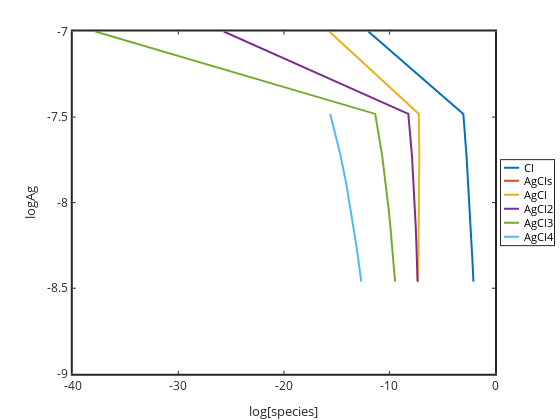

The code cell stored with this chart in its notebook:
### Code cell
h=plot(log10(Cl),log10(Ag),log10(AgCls),log10(Ag),log10(AgCl),log10(Ag),log10(AgCl2),log10(Ag),log10(AgCl3),log10(Ag),log10(AgCl4),log10(Ag));
%h=plot(log10(Cl),log10(Ag));
set(h,'linewidth',2);
set(gca,'linewidth',2,'fontsize',12);
xlabel('log[species]'); ylabel('logAg');
%xlabel('logCl'); ylabel('logAg');
legend('Cl','AgCls','AgCl','AgCl2','AgCl3','AgCl4','location','eastoutside')
%axis([-14 -1 -9 -7])
%exportforplot=[...
%log10(Ag)' log10(Cl)' log10(AgCls)' log10(AgCl)' log10(AgCl2)' log10(AgCl3)' log10(AgCl4)'
%]

end

### Figure 1 — Plotly figure (JSON) as saved in the notebook; plotly's stock layout.template omitted (floating-point values rounded to 4 significant figures)
{"data": [{"line": {"color": "rgb(0,113,188)", "dash": "solid", "width": 2}, "marker": {"color": "rgb(0,113,188)", "line": {"color": "rgb(0,113,188)"}, "size": 6, "symbol": "none"}, "mode": "lines", "name": "Cl", "showlegend": true, "type": "scatter", "visibility": true, "x": [-12.0, -3.0, -2.699, -2.523, -2.398, -2.301, -2.222, -2.155, -2.097, -2.046], "xaxis": "x", "y": [-7.0, -7.482, -7.725, -7.896, -8.029, -8.14, -8.235, -8.319, -8.394, -8.462], "yaxis": "y"}, {"line": {"color": "rgb(216,82,24)", "dash": "solid", "width": 2}, "marker": {"color": "rgb(216,82,24)", "line": {"color": "rgb(216,82,24)"}, "size": 6, "symbol": "none"}, "mode": "lines", "name": "AgCls", "showlegend": true, "type": "scatter", "visibility": true, "x": [null, null, null, null, null, null, null, null, null, null], "xaxis": "x", "y": [-7.0, -7.482, -7.725, -7.896, -8.029, -8.14, -8.235, -8.319, -8.394, -8.462], "yaxis": "y"}, {"line": {"color": "rgb(236,176,31)", "dash": "solid", "width": 2}, "marker": {"color": "rgb(236,176,31)", "line": {"color": "rgb(236,176,31)"}, "size": 6, "symbol": "none"}, "mode": "lines", "name": "AgCl", "showlegend": true, "type": "scatter", "visibility": true, "x": [-15.7, -7.216, -7.17, -7.174, -7.19, -7.21, -7.232, -7.254, -7.276, -7.297], "xaxis": "x", "y": [-7.0, -7.482, -7.725, -7.896, -8.029, -8.14, -8.235, -8.319, -8.394, -8.462], "yaxis": "y"}, {"line": {"color": "rgb(125,46,141)", "dash": "solid", "width": 2}, "marker": {"color": "rgb(125,46,141)", "line": {"color": "rgb(125,46,141)"}, "size": 6, "symbol": "none"}, "mode": "lines", "name": "AgCl2", "showlegend": true, "type": "scatter", "visibility": true, "x": [-25.7, -8.214, -7.867, -7.695, -7.586, -7.509, -7.451, -7.406, -7.37, -7.34], "xaxis": "x", "y": [-7.0, -7.482, -7.725, -7.896, -8.029, -8.14, -8.235, -8.319, -8.394, -8.462], "yaxis": "y"}, {"line": {"color": "rgb(118,171,47)", "dash": "solid", "width": 2}, "marker": {"color": "rgb(118,171,47)", "line": {"color": "rgb(118,171,47)"}, "size": 6, "symbol": "none"}, "mode": "lines", "name": "AgCl3", "showlegend": true, "type": "scatter", "visibility": true, "x": [-37.87, -11.35, -10.69, -10.33, -10.09, -9.912, -9.77, -9.652, -9.553, -9.468], "xaxis": "x", "y": [-7.0, -7.482, -7.725, -7.896, -8.029, -8.14, -8.235, -8.319, -8.394, -8.462], "yaxis": "y"}, {"line": {"color": "rgb(76,189,237)", "dash": "solid", "width": 2}, "marker": {"color": "rgb(76,189,237)", "line": {"color": "rgb(76,189,237)"}, "size": 6, "symbol": "none"}, "mode": "lines", "name": "AgCl4", "showlegend": true, "type": "scatter", "visibility": true, "x": [null, -15.61, -14.63, -14.08, -13.7, -13.41, -13.17, -12.98, -12.81, -12.67], "xaxis": "x", "y": [-7.0, -7.482, -7.725, -7.896, -8.029, -8.14, -8.235, -8.319, -8.394, -8.462], "yaxis": "y"}, {"hoverinfo": "none", "line": {"color": "rgb(0,113,188)", "dash": "solid", "width": 2}, "marker": {"color": "rgb(0,113,188)", "line": {"color": "rgb(0,113,188)"}, "size": 6, "symbol": "none"}, "mode": "lines", "name": "", "showlegend": false, "type": "scatter", "visibility": true, "x": [3, 18], "xaxis": "x2", "y": [7.5, 7.5], "yaxis": "y2"}, {"hoverinfo": "none", "line": {"color": "rgb(216,82,24)", "dash": "solid", "width": 2}, "marker": {"color": "rgb(216,82,24)", "line": {"color": "rgb(216,82,24)"}, "size": 6, "symbol": "none"}, "mode": "lines", "name": "", "showlegend": false, "type": "scatter", "visibility": true, "x": [3, 18], "xaxis": "x2", "y": [20.5, 20.5], "yaxis": "y2"}, {"hoverinfo": "none", "line": {"color": "rgb(236,176,31)", "dash": "solid", "width": 2}, "marker": {"color": "rgb(236,176,31)", "line": {"color": "rgb(236,176,31)"}, "size": 6, "symbol": "none"}, "mode": "lines", "name": "", "showlegend": false, "type": "scatter", "visibility": true, "x": [3, 18], "xaxis": "x2", "y": [34.5, 34.5], "yaxis": "y2"}, {"hoverinfo": "none", "line": {"color": "rgb(125,46,141)", "dash": "solid", "width": 2}, "marker": {"color": "rgb(125,46,141)", "line": {"color": "rgb(125,46,141)"}, "size": 6, "symbol": "none"}, "mode": "lines", "name": "", "showlegend": false, "type": "scatter", "visibility": true, "x": [3, 18], "xaxis": "x2", "y": [48.5, 48.5], "yaxis": "y2"}, {"hoverinfo": "none", "line": {"color": "rgb(118,171,47)", "dash": "solid", "width": 2}, "marker": {"color": "rgb(118,171,47)", "line": {"color": "rgb(118,171,47)"}, "size": 6, "symbol": "none"}, "mode": "lines", "name": "", "showlegend": false, "type": "scatter", "visibility": true, "x": [3, 18], "xaxis": "x2", "y": [62.5, 62.5], "yaxis": "y2"}, {"hoverinfo": "none", "line": {"color": "rgb(76,189,237)", "dash": "solid", "width": 2}, "marker": {"color": "rgb(76,189,237)", "line": {"color": "rgb(76,189,237)"}, "size": 6, "symbol": "none"}, "mode": "lines", "name": "", "showlegend": false, "type": "scatter", "visibility": true, "x": [3, 18], "xaxis": "x2", "y": [76.5, 76.5], "yaxis": "y2"}], "layout": {"annotations": [{"font": {"color": "rgb(0, 0, 0)", "size": 10.8}, "showarrow": false, "text": "Cl", "x": 21, "xanchor": "left", "xref": "x2", "y": 7.5, "yanchor": "middle", "yref": "y2"}, {"font": {"color": "rgb(0, 0, 0)", "size": 10.8}, "showarrow": false, "text": "AgCls", "x": 21, "xanchor": "left", "xref": "x2", "y": 20.5, "yanchor": "middle", "yref": "y2"}, {"font": {"color": "rgb(0, 0, 0)", "size": 10.8}, "showarrow": false, "text": "AgCl", "x": 21, "xanchor": "left", "xref": "x2", "y": 34.5, "yanchor": "middle", "yref": "y2"}, {"font": {"color": "rgb(0, 0, 0)", "size": 10.8}, "showarrow": false, "text": "AgCl2", "x": 21, "xanchor": "left", "xref": "x2", "y": 48.5, "yanchor": "middle", "yref": "y2"}, {"font": {"color": "rgb(0, 0, 0)", "size": 10.8}, "showarrow": false, "text": "AgCl3", "x": 21, "xanchor": "left", "xref": "x2", "y": 62.5, "yanchor": "middle", "yref": "y2"}, {"font": {"color": "rgb(0, 0, 0)", "size": 10.8}, "showarrow": false, "text": "AgCl4", "x": 21, "xanchor": "left", "xref": "x2", "y": 76.5, "yanchor": "middle", "yref": "y2"}], "height": 420, "hovermode": "closest", "margin": {"b": 0, "l": 0, "r": 0, "t": 0}, "plot_bgcolor": "rgba(0, 0, 0, 0)", "showlegend": false, "width": 560, "xaxis": {"anchor": "y", "autorange": false, "domain": [0.13, 0.8839], "exponentformat": "none", "gridcolor": "rgba(38,38,38,0.15)", "gridwidth": 2, "linecolor": "rgb(38,38,38)", "linewidth": 2, "mirror": "ticks", "range": [-40, 0], "showgrid": false, "showline": true, "side": "bottom", "spikedash": "solid", "spikemode": "across", "spikesides": false, "spikethickness": 1, "tickangle": 0, "tickcolor": "rgb(38,38,38)", "tickfont": {"color": "rgb(38,38,38)", "size": 12}, "ticklen": 3, "ticks": "inside", "ticktext": ["-40", "-30", "-20", "-10", "0"], "tickvals": [-40, -30, -20, -10, 0], "title": {"font": {"color": "rgb(38,38,38)", "size": 13.2}, "text": "log[species]"}, "type": "linear", "visible": true, "zeroline": false}, "xaxis2": {"anchor": "y2", "autorange": false, "domain": [0.8946, 0.9893], "exponentformat": "none", "fixedrange": true, "gridcolor": "rgba(38,38,38,0.15)", "gridwidth": 1, "linecolor": "rgb(38,38,38)", "linewidth": 1, "mirror": true, "range": [0, 53], "showgrid": false, "showline": true, "showspikes": false, "side": "bottom", "spikedash": "solid", "spikemode": "across", "spikesides": false, "spikethickness": 1, "tickangle": 0, "tickcolor": "rgb(38,38,38)", "tickfont": {"color": "rgb(38,38,38)", "size": 10.8}, "ticklen": 3, "ticks": "", "ticktext": [], "tickvals": [], "title": {"font": {"color": "rgb(0, 0, 0)", "size": 11.88}, "text": ""}, "type": "linear", "visible": true, "zeroline": false}, "yaxis": {"anchor": "x", "autorange": false, "domain": [0.11, 0.925], "exponentformat": "none", "gridcolor": "rgba(38,38,38,0.15)", "gridwidth": 2, "linecolor": "rgb(38,38,38)", "linewidth": 2, "mirror": "ticks", "range": [-9, -7], "showgrid": false, "showline": true, "side": "left", "spikedash": "solid", "spikemode": "across", "spikesides": false, "spikethickness": 1, "tickangle": 0, "tickcolor": "rgb(38,38,38)", "tickfont": {"color": "rgb(38,38,38)", "size": 12}, "ticklen": 3, "ticks": "inside", "ticktext": ["-9", "-8.5", "-8", "-7.5", "-7"], "tickvals": [-9, -8.5, -8, -7.5, -7], "title": {"font": {"color": "rgb(38,38,38)", "size": 13.2}, "text": "logAg"}, "type": "linear", "visible": true, "zeroline": false}, "yaxis2": {"anchor": "x2", "autorange": false, "domain": [0.4163, 0.6187], "exponentformat": "none", "fixedrange": true, "gridcolor": "rgba(38,38,38,0.15)", "gridwidth": 1, "linecolor": "rgb(38,38,38)", "linewidth": 1, "mirror": true, "range": [85, 0], "showgrid": false, "showline": true, "showspikes": false, "side": "left", "spikedash": "solid", "spikemode": "across", "spikesides": false, "spikethickness": 1, "tickangle": 0, "tickcolor": "rgb(38,38,38)", "tickfont": {"color": "rgb(38,38,38)", "size": 10.8}, "ticklen": 3, "ticks": "", "ticktext": [], "tickvals": [], "title": {"font": {"color": "rgb(0, 0, 0)", "size": 11.88}, "text": ""}, "type": "linear", "visible": true, "zeroline": false}}}
